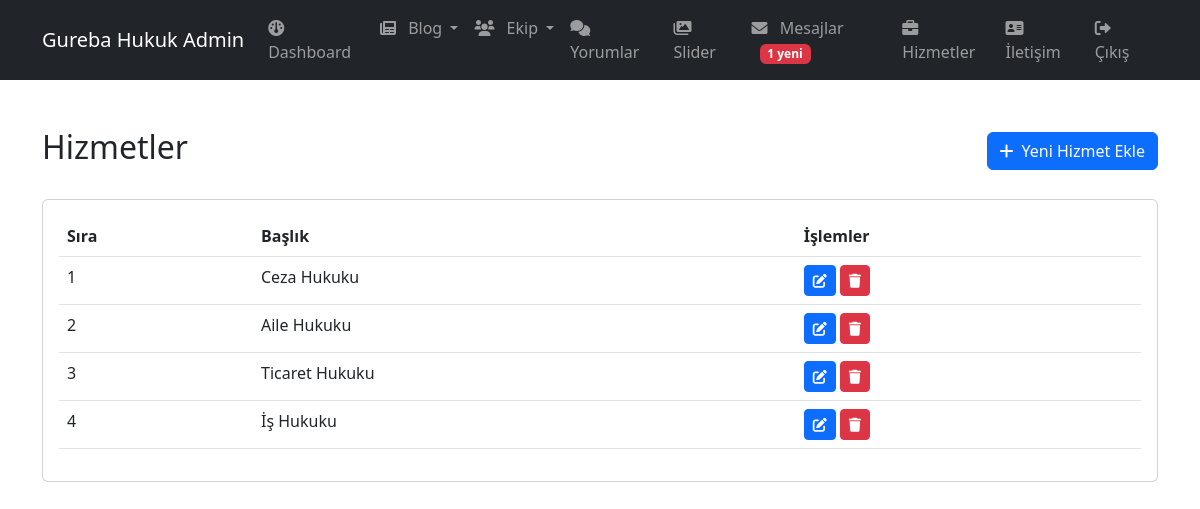
Screenshot of /admin/hizmetler.php (signed in) with the database file from the repository.
### tables this page shows
CREATE TABLE IF NOT EXISTS `services` (
  `id` int NOT NULL AUTO_INCREMENT,
  `title` varchar(255) NOT NULL,
  `content` text,
  `order_number` int DEFAULT '0',
  `created_at` timestamp NULL DEFAULT CURRENT_TIMESTAMP,
  PRIMARY KEY (`id`)
);

### admin/hizmetler.php (the view, shortened to what this page needs)
<?php
include '../includes/config.php';
$query = "SELECT * FROM services ORDER BY order_number ASC";
$services = $conn->query($query);
?>
<!DOCTYPE html>
<html lang="tr">
<head>
    <link href="https://cdn.jsdelivr.net/npm/bootstrap@5.3.0/dist/css/bootstrap.min.css" rel="stylesheet">
    <link href="https://cdnjs.cloudflare.com/ajax/libs/font-awesome/6.0.0/css/all.min.css" rel="stylesheet">
</head>
<body>
<?php include 'includes/admin-header.php'; ?>
<div class="container py-5">
    <div class="d-flex justify-content-between align-items-center mb-4">
        <h2>Hizmetler</h2>
        <a href="hizmet-ekle.php" class="btn btn-primary">
            <i class="fas fa-plus me-2"></i>Yeni Hizmet Ekle
        </a>
    </div>
    <div class="card">
        <div class="card-body">
            <div class="table-responsive">
                <table class="table">
                    <thead>
                        <tr>
                            <th>Sıra</th>
                            <th>Başlık</th>
                            <th>İşlemler</th>
                        </tr>
                    </thead>
                    <tbody>
                        <?php while($service = $services->fetch_assoc()): ?>
                        <tr>
                            <td><?php echo $service['order_number']; ?></td>
                            <td><?php echo htmlspecialchars($service['title']); ?></td>
                            <td>
                                <a href="hizmet-duzenle.php?id=<?php echo $service['id']; ?>"
                                   class="btn btn-sm btn-primary">
                                    <i class="fas fa-edit"></i>
                                </a>
                                <a href="hizmet-sil.php?id=<?php echo $service['id']; ?>"
                                   class="btn btn-sm btn-danger"
                                   onclick="return confirm('Bu hizmeti silmek istediğinizden emin misiniz?')">
                                    <i class="fas fa-trash"></i>
                                </a>
                            </td>
                        </tr>
                        <?php endwhile; ?>
                    </tbody>
                </table>
            </div>
        </div>
    </div>
</div>
</body>
</html>

### rows the page displays
services: order_number "1", title "Ceza Hukuku"
services: order_number "2", title "Aile Hukuku"
services: order_number "3", title "Ticaret Hukuku"
services: order_number "4", title "İş Hukuku"

### other values shown
$unread_count "1"
